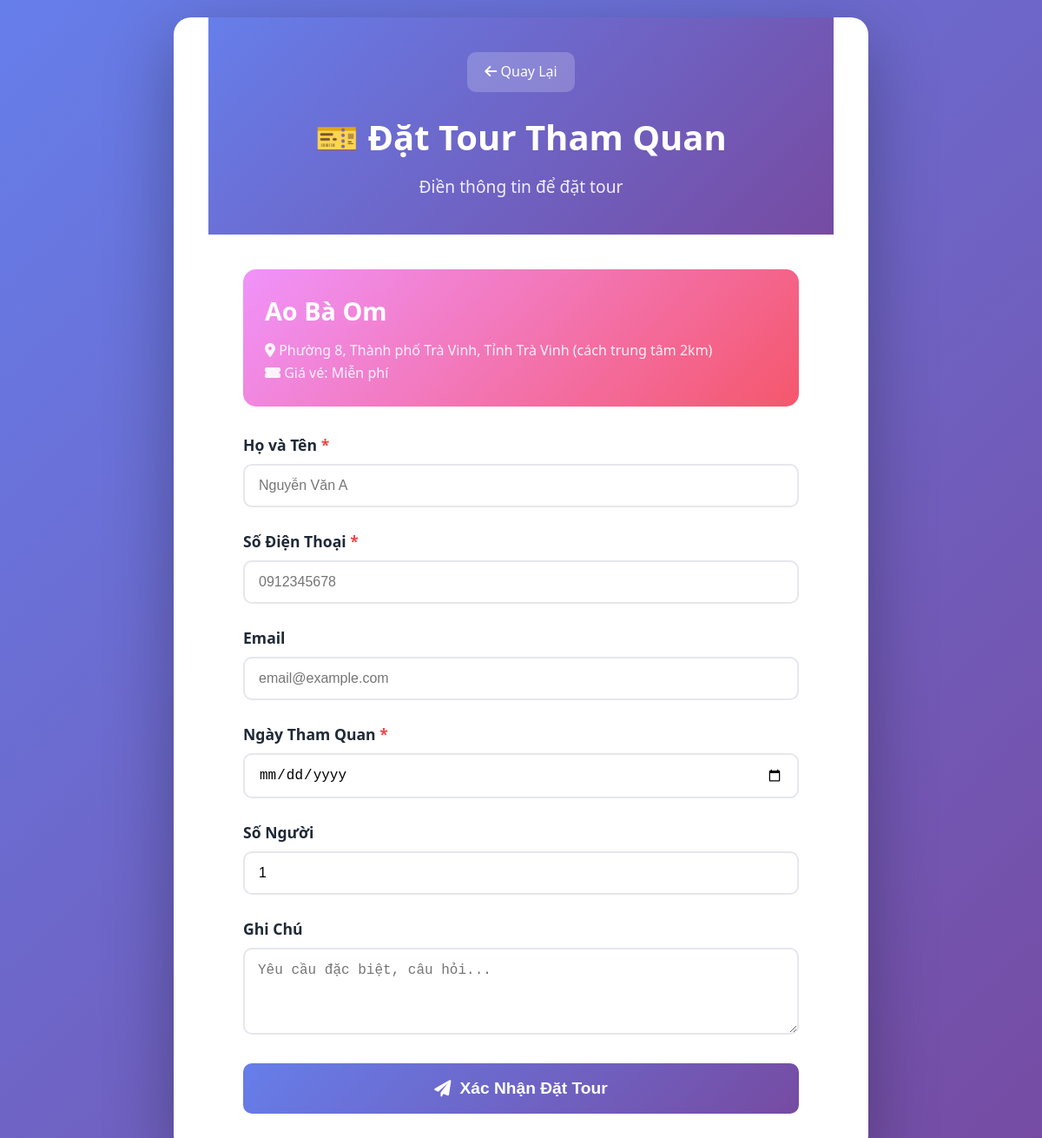
The app's page /dat-tour.php?id=aobaom with its own data.
### tables this page shows
CREATE TABLE `attractions` (
  `id` int(11) NOT NULL,
  `attraction_id` varchar(50) NOT NULL,
  `name` varchar(255) NOT NULL,
  `description` text DEFAULT NULL,
  `location` varchar(255) DEFAULT NULL,
  `category` varchar(100) DEFAULT NULL,
  `ticket_price` varchar(100) DEFAULT NULL,
  `image_url` varchar(500) DEFAULT NULL,
  `opening_hours` varchar(200) DEFAULT NULL,
  `highlights` text DEFAULT NULL,
  `facilities` text DEFAULT NULL,
  `best_time` varchar(200) DEFAULT NULL,
  `contact` varchar(50) DEFAULT NULL,
  `status` enum('active','inactive') DEFAULT 'active',
  `created_at` timestamp NOT NULL DEFAULT current_timestamp(),
  `updated_at` timestamp NOT NULL DEFAULT current_timestamp() ON UPDATE current_timestamp(),
  `year_built` varchar(50) DEFAULT NULL COMMENT 'Năm xây dựng',
  `cultural_significance` text DEFAULT NULL COMMENT 'Đặc trưng văn hóa',
  `historical_value` text DEFAULT NULL COMMENT 'Giá trị lịch sử',
  `architecture_style` varchar(255) DEFAULT NULL COMMENT 'Phong cách kiến trúc',
  `notable_features` text DEFAULT NULL COMMENT 'Điểm nổi bật',
  `religious_significance` text DEFAULT NULL COMMENT 'Ý nghĩa tôn giáo',
  `latitude` decimal(10,8) DEFAULT NULL COMMENT 'Vĩ độ',
  `longitude` decimal(11,8) DEFAULT NULL COMMENT 'Kinh độ'
);

### models/Attraction.php (called while the page is built, shortened)
<?php
class Attraction {
    private $conn;
    private $table_name = "attractions";
    public $attraction_id;
    public function __construct($db = null) {
        if ($db) {
            $this->conn = $db;
        } else {
            $database = new Database();
            $this->conn = $database->getConnection();
        }
    }
    public function readOne() {
        $query = "SELECT * FROM " . $this->table_name . "
                 WHERE attraction_id = :attraction_id
                 LIMIT 0,1";
        $stmt = $this->conn->prepare($query);
        $stmt->bindParam(':attraction_id', $this->attraction_id);
        $stmt->execute();
        $row = $stmt->fetch(PDO::FETCH_ASSOC);
        if ($row) {
            $this->name = $row['name'];
            $this->ticket_price = $row['ticket_price'];
            $this->location = $row['location'];
            return true;
        }
        return false;
    }
}
?>

### dat-tour.php (the view, shortened to what this page needs)
<?php
require_once 'config/database.php';
require_once 'models/Attraction.php';
$attractionId = isset($_GET['id']) ? $_GET['id'] : '';
$success = false;
try {
    $database = new Database();
    $db = $database->getConnection();
    $attraction = new Attraction($db);
    $attraction->attraction_id = $attractionId;
    if (!$attraction->readOne()) {
        header('Location: dia-diem-du-lich-dynamic.php');
        exit();
    }
} catch (Exception $e) {
    $error = $e->getMessage();
}
?>
<!DOCTYPE html>
<html lang="vi">
<head>
    <link href="https://cdnjs.cloudflare.com/ajax/libs/font-awesome/6.0.0/css/all.min.css" rel="stylesheet">
    <link rel="stylesheet" href="css/responsive.css">
    <link rel="stylesheet" href="css/mobile-enhancements.css">
    <link rel="stylesheet" href="css/header-responsive-fix.css">
</head>
<body>
    <div class="container">
        <div class="header">
            <a href="chi-tiet-dia-diem.php?id=<?php echo urlencode($attractionId); ?>" class="back-link">
                <i class="fas fa-arrow-left"></i> Quay Lại
            </a>
            <h1>🎫 Đặt Tour Tham Quan</h1>
            <p>Điền thông tin để đặt tour</p>
        </div>
        <div class="content">
            <?php if ($success): ?>
                <div class="success-message">
                    <i class="fas fa-check-circle"></i>
                    <h2>Đặt Tour Thành Công!</h2>
                    <p>
                        Cảm ơn bạn đã đặt tour tham quan <strong><?php echo htmlspecialchars($attraction->name); ?></strong>.<br>
                        Chúng tôi sẽ liên hệ với bạn sớm nhất để xác nhận thông tin.
                    </p>
                    <a href="dia-diem-du-lich-dynamic.php" class="btn-secondary">
                        <i class="fas fa-home"></i> Về Trang Chủ
                    </a>
                </div>
            <?php else: ?>
                <div class="attraction-info">
                    <h2><?php echo htmlspecialchars($attraction->name); ?></h2>
                    <p>
                        <i class="fas fa-map-marker-alt"></i>
                        <?php echo htmlspecialchars($attraction->location); ?>
                    </p>
                    <p>
                        <i class="fas fa-ticket-alt"></i>
                        Giá vé: <?php echo htmlspecialchars($attraction->ticket_price ?? 'Miễn phí'); ?>
                    </p>
                </div>
                <form id="bookingForm">
                    <div class="form-group">
                        <label for="customer_name">
                            Họ và Tên <span class="required">*</span>
                        </label>
                        <input type="text"
                               id="customer_name"
                               name="customer_name"
                               class="form-control"
                               placeholder="Nguyễn Văn A"
                               required>
                    </div>
                    <div class="form-group">
                        <label for="customer_phone">
                            Số Điện Thoại <span class="required">*</span>
                        </label>
                        <input type="tel"
                               id="customer_phone"
                               name="customer_phone"
                               class="form-control"
                               placeholder="0912345678"
                               required>
                    </div>
                    <div class="form-group">
                        <label for="customer_email">
                            Email
                        </label>
                        <input type="email"
                               id="customer_email"
                               name="customer_email"
                               class="form-control"
                               placeholder="email@example.com">
                    </div>
                    <div class="form-group">
                        <label for="booking_date">
                            Ngày Tham Quan <span class="required">*</span>
                        </label>
                        <input type="date"
                               id="booking_date"
                               name="booking_date"
                               class="form-control"
                               min="<?php echo date('Y-m-d'); ?>"
                               required>
                    </div>
                    <div class="form-group">
                        <label for="number_of_people">
                            Số Người
                        </label>
                        <input type="number"
                               id="number_of_people"
                               name="number_of_people"
                               class="form-control"
                               value="1"
                               min="1"
                               max="100">
                    </div>
                    <div class="form-group">
                        <label for="special_requests">
                            Ghi Chú
                        </label>
                        <textarea id="special_requests"
                                  name="special_requests"
                                  class="form-control"
                                  placeholder="Yêu cầu đặc biệt, câu hỏi..."></textarea>
                    </div>
                    <button type="submit" id="submitBtn" class="btn btn-primary">
                        <i class="fas fa-paper-plane"></i>
                        Xác Nhận Đặt Tour
                    </button>
                </form>
            <?php endif; ?>
        </div>
    </div>
</body>
</html>

### css/responsive.css (style rules this page uses)
:root { --container-padding: 15px; --card-gap: 15px; --nav-height: 60px; --transition-speed: 0.3s; }
* { box-sizing: border-box; -webkit-tap-highlight-color: transparent; }
html { font-size: 16px; -webkit-text-size-adjust: 100%; scroll-behavior: smooth; }
body { margin: 0; padding: 0; overflow-x: hidden; min-height: 100vh; line-height: 1.6; }
.container { width: 100%; padding-left: var(--container-padding); padding-right: var(--container-padding); margin-left: auto; margin-right: auto; }
.btn, button, .cta-button { width: 100%; padding: 14px 20px; font-size: 1em; margin: 5px 0; border-radius: 10px; min-height: 48px; display: flex; align-items: center; justify-content: center; gap: 8px; }
.form-group { margin-bottom: 15px; }
.form-control, input[type="text"], input[type="email"], input[type="password"], input[type="tel"], input[type="number"], input[type="date"], select, textarea { width: 100%; padding: 14px 16px; font-size: 16px; border-radius: 10px; border: 2px solid #e5e7eb; transition: border-color var(--transition-speed); }
@media (min-width: 480px) { :root { --container-padding: 20px; --card-gap: 20px; } }
@media (min-width: 576px) { .container { max-width: 540px; } }
@media (min-width: 576px) { .btn, button { width: auto; min-width: 150px; } }
@media (min-width: 768px) { :root { --container-padding: 30px; --card-gap: 25px; --nav-height: 70px; } }
@media (min-width: 768px) { .container { max-width: 720px; } }
@media (min-width: 992px) { :root { --container-padding: 40px; --card-gap: 30px; } }
@media (min-width: 992px) { .container { max-width: 960px; } }
@media (min-width: 1200px) { .container { max-width: 1140px; } }

### dat-tour.php (style rules this page uses)
* { margin: 0; padding: 0; box-sizing: border-box; }
body { font-family: 'Segoe UI', Tahoma, Geneva, Verdana, sans-serif; background: linear-gradient(135deg, #667eea 0%, #764ba2 100%); min-height: 100vh; padding: 20px; }
.container { max-width: 800px; margin: 0 auto; background: white; border-radius: 20px; box-shadow: 0 25px 80px rgba(0, 0, 0, 0.3); overflow: hidden; }
.header { background: linear-gradient(135deg, #667eea 0%, #764ba2 100%); color: white; padding: 40px; text-align: center; }
.header h1 { font-size: 2.5em; margin-bottom: 10px; }
.header p { font-size: 1.2em; opacity: 0.9; }
.back-link { display: inline-block; color: white; text-decoration: none; margin-bottom: 20px; padding: 10px 20px; background: rgba(255, 255, 255, 0.2); border-radius: 10px; transition: all 0.3s; }
.content { padding: 40px; }
.attraction-info { background: linear-gradient(135deg, #f093fb 0%, #f5576c 100%); color: white; padding: 25px; border-radius: 15px; margin-bottom: 30px; }
.attraction-info h2 { font-size: 1.8em; margin-bottom: 10px; }
.attraction-info p { opacity: 0.9; }
.form-group { margin-bottom: 25px; }
.form-group label { display: block; font-weight: 600; color: #1f2937; margin-bottom: 8px; font-size: 1.1em; }
.form-group label .required { color: #ef4444; }
.form-control { width: 100%; padding: 15px; border: 2px solid #e5e7eb; border-radius: 10px; font-size: 16px; transition: all 0.3s; }
textarea.form-control { resize: vertical; min-height: 100px; }
.btn { width: 100%; padding: 18px; border: none; border-radius: 10px; font-size: 1.2em; font-weight: 600; cursor: pointer; transition: all 0.3s; display: flex; align-items: center; justify-content: center; gap: 10px; }
.btn-primary { background: linear-gradient(135deg, #667eea 0%, #764ba2 100%); color: white; }

### records on screen
attractions: name "Ao Bà Om", location "Phường 8, Thành phố Trà Vinh, Tỉnh Trà Vinh (cách trung tâm 2km)", ticket_price "Miễn phí"
